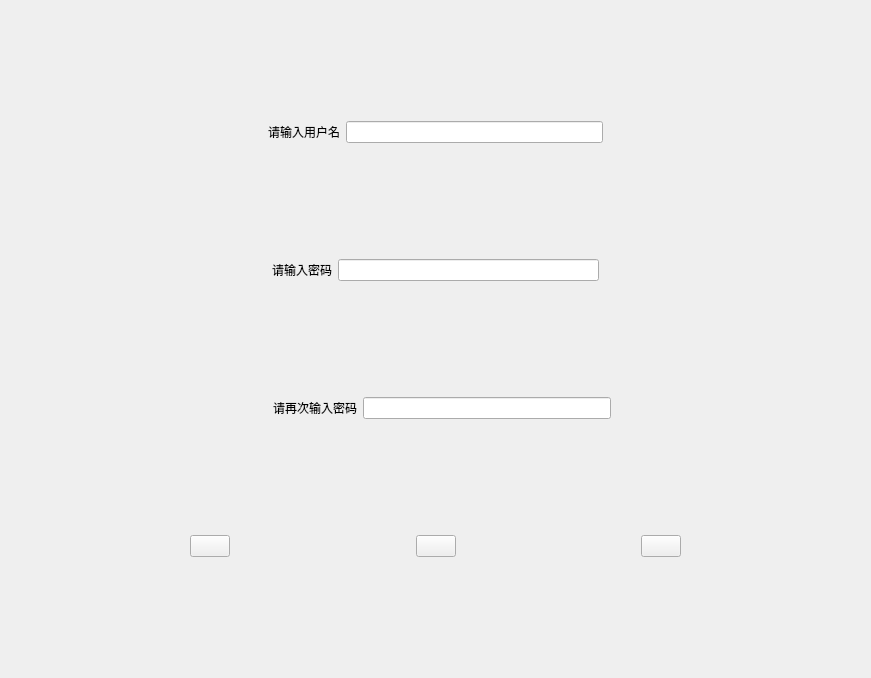
<?xml version="1.0" encoding="UTF-8"?>
<ui version="4.0">
 <class>Register</class>
 <widget class="QWidget" name="Register">
  <property name="geometry">
   <rect>
    <x>0</x>
    <y>0</y>
    <width>871</width>
    <height>678</height>
   </rect>
  </property>
  <property name="windowTitle">
   <string>Form</string>
  </property>
  <layout class="QVBoxLayout" name="verticalLayout">
   <item>
    <layout class="QHBoxLayout" name="horizontalLayout">
     <item>
      <spacer name="horizontalSpacer_6">
       <property name="orientation">
        <enum>Qt::Horizontal</enum>
       </property>
       <property name="sizeHint" stdset="0">
        <size>
         <width>40</width>
         <height>20</height>
        </size>
       </property>
      </spacer>
     </item>
     <item>
      <widget class="QLabel" name="label">
       <property name="text">
        <string>请输入用户名</string>
       </property>
      </widget>
     </item>
     <item>
      <widget class="QLineEdit" name="lineedituser"/>
     </item>
     <item>
      <spacer name="horizontalSpacer_10">
       <property name="orientation">
        <enum>Qt::Horizontal</enum>
       </property>
       <property name="sizeHint" stdset="0">
        <size>
         <width>40</width>
         <height>20</height>
        </size>
       </property>
      </spacer>
     </item>
    </layout>
   </item>
   <item>
    <layout class="QHBoxLayout" name="horizontalLayout_2">
     <item>
      <spacer name="horizontalSpacer_5">
       <property name="orientation">
        <enum>Qt::Horizontal</enum>
       </property>
       <property name="sizeHint" stdset="0">
        <size>
         <width>40</width>
         <height>20</height>
        </size>
       </property>
      </spacer>
     </item>
     <item>
      <widget class="QLabel" name="label_2">
       <property name="text">
        <string>请输入密码</string>
       </property>
      </widget>
     </item>
     <item>
      <widget class="QLineEdit" name="lineeditpasswd">
       <property name="echoMode">
        <enum>QLineEdit::Password</enum>
       </property>
      </widget>
     </item>
     <item>
      <spacer name="horizontalSpacer_9">
       <property name="orientation">
        <enum>Qt::Horizontal</enum>
       </property>
       <property name="sizeHint" stdset="0">
        <size>
         <width>40</width>
         <height>20</height>
        </size>
       </property>
      </spacer>
     </item>
    </layout>
   </item>
   <item>
    <layout class="QHBoxLayout" name="horizontalLayout_3">
     <item>
      <widget class="QLabel" name="label_4">
       <property name="text">
        <string/>
       </property>
      </widget>
     </item>
     <item>
      <spacer name="horizontalSpacer_7">
       <property name="orientation">
        <enum>Qt::Horizontal</enum>
       </property>
       <property name="sizeHint" stdset="0">
        <size>
         <width>40</width>
         <height>20</height>
        </size>
       </property>
      </spacer>
     </item>
     <item>
      <widget class="QLabel" name="label_3">
       <property name="text">
        <string>请再次输入密码</string>
       </property>
      </widget>
     </item>
     <item>
      <widget class="QLineEdit" name="lineeditagein">
       <property name="echoMode">
        <enum>QLineEdit::Password</enum>
       </property>
      </widget>
     </item>
     <item>
      <spacer name="horizontalSpacer_8">
       <property name="orientation">
        <enum>Qt::Horizontal</enum>
       </property>
       <property name="sizeHint" stdset="0">
        <size>
         <width>40</width>
         <height>20</height>
        </size>
       </property>
      </spacer>
     </item>
    </layout>
   </item>
   <item>
    <layout class="QHBoxLayout" name="horizontalLayout_4">
     <item>
      <spacer name="horizontalSpacer_3">
       <property name="orientation">
        <enum>Qt::Horizontal</enum>
       </property>
       <property name="sizeHint" stdset="0">
        <size>
         <width>40</width>
         <height>20</height>
        </size>
       </property>
      </spacer>
     </item>
     <item>
      <widget class="QPushButton" name="buttontrue">
       <property name="text">
        <string/>
       </property>
       <property name="icon">
        <iconset resource="res.qrc">
         <normaloff>:/image/Luffy.png</normaloff>:/image/Luffy.png</iconset>
       </property>
      </widget>
     </item>
     <item>
      <spacer name="horizontalSpacer">
       <property name="orientation">
        <enum>Qt::Horizontal</enum>
       </property>
       <property name="sizeHint" stdset="0">
        <size>
         <width>40</width>
         <height>20</height>
        </size>
       </property>
      </spacer>
     </item>
     <item>
      <widget class="QPushButton" name="buttonback">
       <property name="text">
        <string/>
       </property>
      </widget>
     </item>
     <item>
      <spacer name="horizontalSpacer_2">
       <property name="orientation">
        <enum>Qt::Horizontal</enum>
       </property>
       <property name="sizeHint" stdset="0">
        <size>
         <width>40</width>
         <height>20</height>
        </size>
       </property>
      </spacer>
     </item>
     <item>
      <widget class="QPushButton" name="buttonclear">
       <property name="text">
        <string/>
       </property>
      </widget>
     </item>
     <item>
      <spacer name="horizontalSpacer_4">
       <property name="orientation">
        <enum>Qt::Horizontal</enum>
       </property>
       <property name="sizeHint" stdset="0">
        <size>
         <width>40</width>
         <height>20</height>
        </size>
       </property>
      </spacer>
     </item>
    </layout>
   </item>
  </layout>
 </widget>
 <resources>
  <include location="res.qrc"/>
 </resources>
 <connections/>
</ui>
